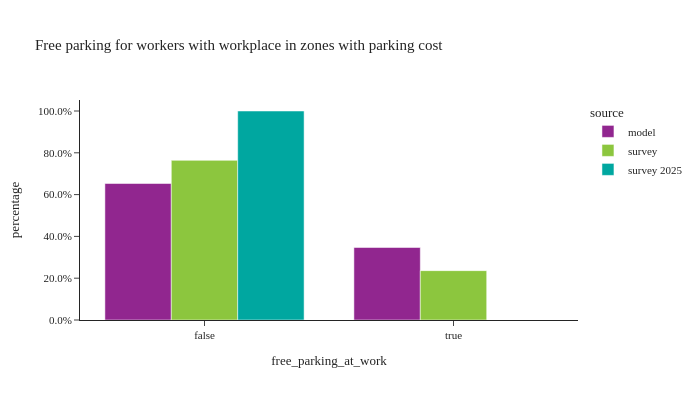

The notebook cell this image was saved under:
### Markdown cell above
## free parking availability for workers in zones with parking costs

### Code cell
util.plot_share_barchart(workers_parking, 'person_weight', 'free_parking_at_work', title="Free parking for workers with workplace in zones with parking cost")

### Figure 1 — Plotly figure (JSON) as saved in the notebook; plotly's stock layout.template omitted (floating-point values rounded to 4 significant figures)
{"data": [{"alignmentgroup": "True", "customdata": [[17991], [9558]], "hovertemplate": "source=model<br>free_parking_at_work=%{x}<br>percentage=%{y}<br>sample_size=%{customdata[0]}<extra></extra>", "legendgroup": "model", "marker": {"color": "#91268F", "pattern": {"shape": ""}}, "name": "model", "offsetgroup": "model", "orientation": "v", "showlegend": true, "textposition": "auto", "type": "bar", "x": [false, true], "xaxis": "x", "y": [0.6531, 0.3469], "yaxis": "y"}, {"alignmentgroup": "True", "customdata": [[83], [33]], "hovertemplate": "source=survey<br>free_parking_at_work=%{x}<br>percentage=%{y}<br>sample_size=%{customdata[0]}<extra></extra>", "legendgroup": "survey", "marker": {"color": "#8CC63E", "pattern": {"shape": ""}}, "name": "survey", "offsetgroup": "survey", "orientation": "v", "showlegend": true, "textposition": "auto", "type": "bar", "x": [false, true], "xaxis": "x", "y": [0.7638, 0.2362], "yaxis": "y"}, {"alignmentgroup": "True", "customdata": [[1]], "hovertemplate": "source=survey 2025<br>free_parking_at_work=%{x}<br>percentage=%{y}<br>sample_size=%{customdata[0]}<extra></extra>", "legendgroup": "survey 2025", "marker": {"color": "#00A7A0", "pattern": {"shape": ""}}, "name": "survey 2025", "offsetgroup": "survey 2025", "orientation": "v", "showlegend": true, "textposition": "auto", "type": "bar", "x": [false], "xaxis": "x", "y": [1.0], "yaxis": "y"}], "layout": {"barmode": "group", "height": 400, "legend": {"title": {"text": "source"}, "tracegroupgap": 0}, "title": {"text": "Free parking for workers with workplace in zones with parking cost"}, "width": 700, "xaxis": {"anchor": "y", "domain": [0.0, 1.0], "title": {"text": "free_parking_at_work"}}, "yaxis": {"anchor": "x", "domain": [0.0, 1.0], "tickformat": ".1%", "title": {"text": "percentage"}}}}
